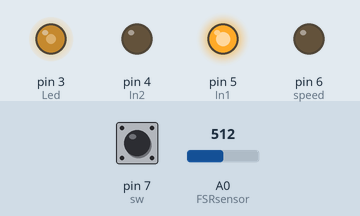
Recording of a sketch running on a simulated Arduino Uno, built with avr-gcc and run on an emulated ATmega328P. On the bench: output pins drawn as LEDs (lit = HIGH). Inputs (shaded band) come from the test bench; at power-on: A0 (FSRsensor) = 512, pin 7 (sw) LOW.

Above: at 1.2 s.
1.3 s: A0 (FSRsensor) set to 716
At 2.5 s:
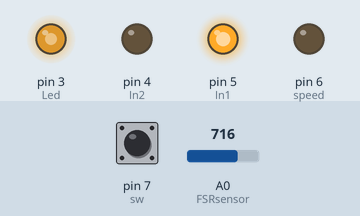
2.8 s: pin 7 (sw) pulled HIGH for 0.15 s
At 2.87 s:
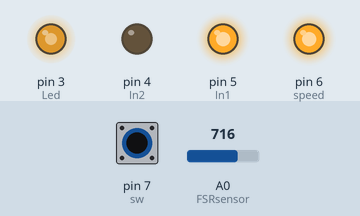
4.4 s: A0 (FSRsensor) set to 900
At 5.1 s:
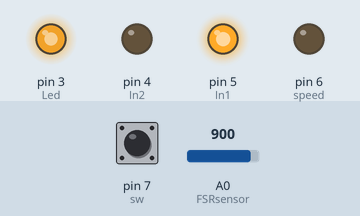
5.9 s: pin 7 (sw) pulled HIGH for 1 s
At 6.2 s:
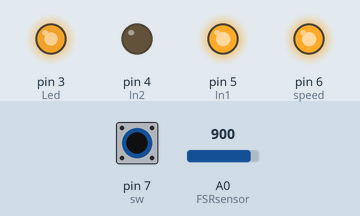
8.4 s: A0 (FSRsensor) set to 122
At 9.3 s:
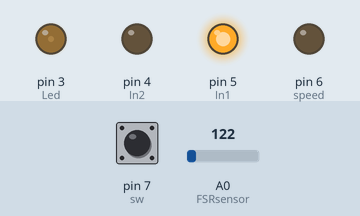
9.9 s: pin 7 (sw) pulled HIGH for 0.15 s
At 9.97 s:
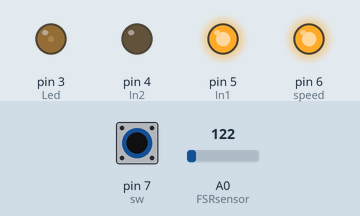
Timing chart, 0 to 12.5 s (numbered marks = the images above; inputs shaded):
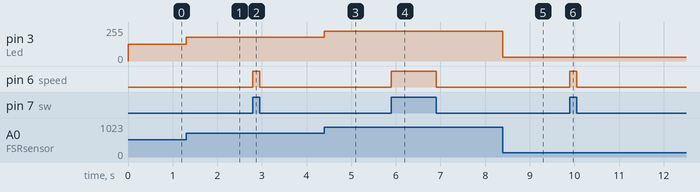

Measured:
- after the input at 1.3 s, pin 3 (Led): 127/255 → 178/255 at once
- after the input at 2.8 s, pin 6 (speed): LOW → HIGH at once, → LOW 0.15 s later
- after the input at 4.4 s, pin 3 (Led): 178/255 → 224/255 at once
- after the input at 5.9 s, pin 6 (speed): LOW → HIGH at once, → LOW 1.0 s later
- after the input at 8.4 s, pin 3 (Led): 224/255 → 30/255 at once
- after the input at 9.9 s, pin 6 (speed): LOW → HIGH at once, → LOW 0.15 s later

The sketch:

sketch_aug24a.ino
```cpp
#include <SoftwareSerial.h>

int Led = 3;
int FSRsensor = A0;
int sw = 7;

int speed = 6; // 모터 작동 스피드 받는 값 - 모터드라이버
int In1 = 5;
int In2 = 4;


void setup()
{
    pinMode(Led,OUTPUT);
    Serial.begin(9600);                          // 시리얼 통신 선언 (보드레이트 9600)
    pinMode(sw, INPUT); // 리드스위치 신호핀


    pinMode(speed,OUTPUT);
    pinMode(In1,OUTPUT);
    pinMode(In2,OUTPUT);

    digitalWrite(In1,HIGH);
    digitalWrite(In2,LOW);

}

void loop()
{
    int value = analogRead(FSRsensor);
    int is_close = digitalRead(sw);


//    Serial.println("Sensor Value");
//    Serial.println(is_close);

    int brightness = map(value, 0, 1023, 0, 255);
    analogWrite(Led, brightness);

    if(is_close && value >= 20)// 리드 스위치에 자석에 뒀는가?
      analogWrite(speed,255); // 모터 속도 지정(0~255)
    else
      analogWrite(speed,0); // 모터 속도 지정(0~255)


    // delay(50);
}
```
